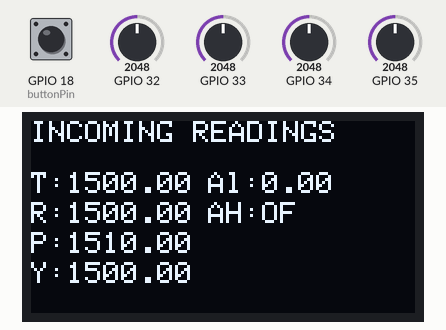
The sketch below on a simulated ESP32. On the bench: 128×64 one-colour display. The inputs (shaded band) are chosen by the test bench; at power-on: GPIO 34 = 2048, GPIO 18 (buttonPin) HIGH, GPIO 35 = 2048, GPIO 32 = 2048, GPIO 33 = 2048.

Above: at 1.2 s.
1.3 s: GPIO 34 set to 1996
At 1.6 s:
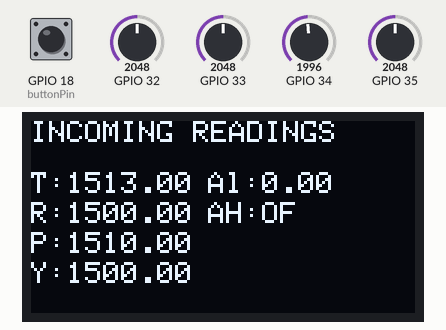
2.8 s: GPIO 18 (buttonPin) pulled LOW for 0.15 s
4.4 s: GPIO 35 set to 1993
At 4.8 s:
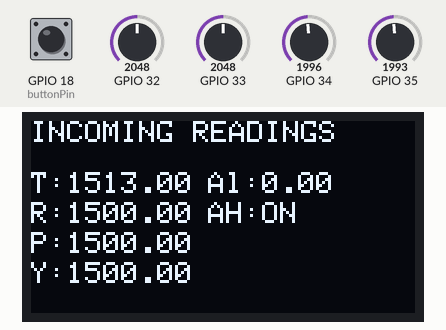
5.9 s: GPIO 18 (buttonPin) pulled LOW for 1 s
8.4 s: GPIO 32 set to 2256
9.9 s: GPIO 32 set to 2360
At 11.0 s:
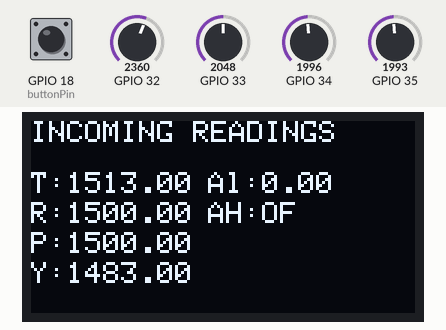
Timing chart, 0 to 12.4 s (numbered marks = the images above; inputs shaded):
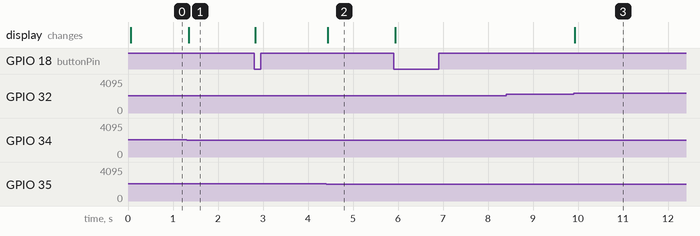

The sketch:

Control_Rumble_V2.0.ino
```cpp
// (licence header left out)
#include <Wire.h>
#include <esp_now.h>
#include <WiFi.h>
#include <Adafruit_GFX.h>
#include <Adafruit_SSD1306.h>

Adafruit_SSD1306 display(128, 64, &Wire, -1);

// REPLACE WITH YOUR RECEIVER MAC Address
uint8_t broadcastAddress[] = {0xD8, 0x13, 0x2A, 0x7D, 0xC3, 0xE4};
//0xC8, 0xF0, 0x9E, 0x79, 0x43, 0x7C

// Structure example to send data
// Must match the receiver structure
typedef struct struct_message {
  float a;
  float b;
  float c;
  float d;
  float e;
} struct_message;

float datoa;
float datob;
float datoc;
float datod;
uint32_t tiempoAnterior ;


// Create a struct_message called myData
struct_message BMP180;
struct_message myData;

esp_now_peer_info_t peerInfo;

const int buttonPin = 18;
int lastbuttonstate = 0;
int currentbuttonstate =0;

void OnDataRecv(const uint8_t * mac, const uint8_t *incomingData, int len) {
  memcpy(&BMP180, incomingData, sizeof(BMP180));
 // Serial.print("Bytes received: ");
//  Serial.println(len);
 // Serial.println(String(myData.a)+" "+String(myData.b)+" "+ String(myData.c)+" "+String(myData.d));

}

// callback when data is sent
void OnDataSent(const uint8_t *mac_addr, esp_now_send_status_t status) {
//  Serial.print("\r\nLast Packet Send Status:\t");
//  Serial.println(status == ESP_NOW_SEND_SUCCESS ? "Delivery Success" : "Delivery Fail");
}

void setup() {
  // Init Serial Monitor
  pinMode(buttonPin, INPUT);
  Serial.begin(115200);

  // Set device as a Wi-Fi Station
  WiFi.mode(WIFI_STA);

  // Init ESP-NOW
  if (esp_now_init() != ESP_OK) {
    Serial.println("Error initializing ESP-NOW");
    return;
  }

  // Once ESPNow is successfully Init, we will register for Send CB to
  // get the status of Trasnmitted packet
  esp_now_register_send_cb(OnDataSent);

  // Register peer
  memcpy(peerInfo.peer_addr, broadcastAddress, 6);
  peerInfo.channel = 0;
  peerInfo.encrypt = false;

  // Add peer
  if (esp_now_add_peer(&peerInfo) != ESP_OK){
    Serial.println("Failed to add peer");
    return;
  }

   esp_now_register_recv_cb(OnDataRecv);

  display.begin(SSD1306_SWITCHCAPVCC, 0x3C);  // Inicializa pantalla, I2C con direccion 0x3C
  display.clearDisplay();       // Limpia pantalla OLED
  display.setTextColor(WHITE);  // Color de texto
  display.setRotation(0);  // Orientacion del texto 0, 1, 2 or 3
  display.setTextWrap(false);
  display.dim(0);  //Brillo

  currentbuttonstate = digitalRead(buttonPin);
   myData.e = 0;
}

void loop() {

  lastbuttonstate =currentbuttonstate ;
  currentbuttonstate = digitalRead(buttonPin);
    if (currentbuttonstate == LOW && lastbuttonstate == HIGH) {
    // turn LED on
    if(myData.e==0){
      myData.e = 2;
      }
      else {

    myData.e = 0;
  }

  }

  // Set values to send
  // datoa = analogRead(33);
  myData.a= map (analogRead(34),0,4096,2000,1000);

  datob = analogRead(33);
 // Serial.println(datob);
  if(datob < 2165 && datob > 1400){myData.b=1500;}
  if(datob <= 1400){myData.b = map (datob,1400,0,1499,1000);}
  if(datob >= 2165){myData.b = map (datob,2165,4095,1501,2000);}

 datoc = analogRead(35);
 //Serial.println(datoc);
 if(datoc < 2010 && datoc > 1300){myData.c=1500;}
 if(datoc <= 1300){myData.c = map (datoc,1300,0,1499,1000);}
 if(datoc >= 2010){myData.c = map (datoc,2010,4075,1501,2000);}

 datod = analogRead(32);
 //Serial.println(datod);
 if(datod < 2300 && datod > 1500){myData.d=1500;}
 if(datod <= 1500){myData.d = map (datod,1500,0,1501,2000);}
 if(datod >=2300){myData.d = map (datod,2300,4095,1499,1000);}


// myData.d = 0;
 // Serial.println(String(myData.a)+" "+String(myData.b)+" "+String(myData.c)+" "+String(myData.d)+" "+String(BMP180.a)+" "+String(myData.e));
  // Send message via ESP-NOW
  esp_err_t result = esp_now_send(broadcastAddress, (uint8_t *) &myData, sizeof(myData));

  if (result == ESP_OK) {
   // Serial.println("Sent with success");
  }
  else {
   // Serial.println("Error sending the data");
  }
    while (micros() - tiempoAnterior < 2000);
  tiempoAnterior = micros();

   updateDisplay();
}

void updateDisplay(){
  // Display Readings on OLED Display
  display.clearDisplay();
  display.setTextSize(1);
  display.setTextColor(WHITE);
  display.setCursor(0, 0);
  display.println("INCOMING READINGS");
  display.setCursor(0, 17);
  display.print("T:");
  display.print( myData.a);
  display.setCursor(0, 27);
  display.print("R:");
  display.print(myData.b);
  display.setCursor(0, 37);
  display.print("P:");
  display.print(myData.c);
  display.setCursor(0, 47);
  display.print("Y:");
  display.print(myData.d);
  display.setCursor(59, 17);
  display.print("Al:");
  display.print(BMP180.a);
  display.setCursor(59, 27);
  display.print("AH:");
  if( myData.e == 2){
  display.print("ON");
  }else{
  display.print("OF");
  }

 // display.setCursor(59, 27);
 // display.print("Pr:");
 // display.print(BMP180.b);
 // display.setCursor(59, 37);
 // display.print("Te:");
 // display.print(BMP180.c);
  display.display();


}
```

Measured:
- the behaviour switches between 2048 and 2047 on GPIO 34 (found by bisection; images 0 and 1)
- the behaviour switches between 2048 and 2047 on GPIO 35 (found by bisection; images 1 and 2)
- the behaviour switches between 2299 and 2300 on GPIO 32 (found by bisection; images 2 and 3)
- after the input at 1.3 s, the display: changes after 0.05 s (image 1)
- after the input at 4.4 s, the display: changes at once (image 2)
- after the input at 8.4 s, every drawn part: stays the same
- after the input at 9.9 s, the display: changes at once (image 3)
